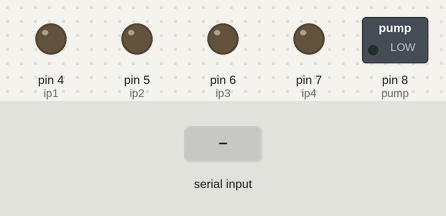
A sketch run on a simulated Arduino Uno, built with avr-gcc and run on an emulated ATmega328P. Shown: switched loads named in the sketch (green lamp = pin HIGH), output pins drawn as LEDs (lit = HIGH). Inputs (shaded band) come from the test bench.

Above: at 1.2 s.
1.3 s: "b" received over the second serial link
At 2.0 s:
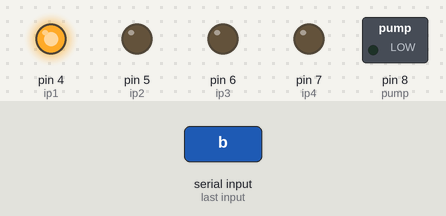
2.8 s: "f" received over the second serial link
At 3.1 s:
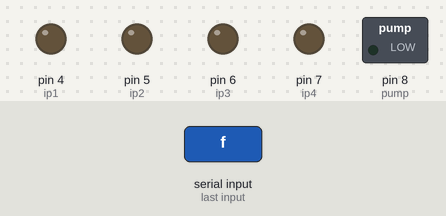
4.3 s: "l" received over the second serial link
At 5.4 s:
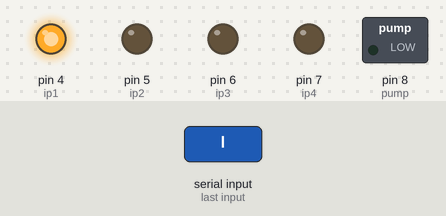
Timing chart, 0 to 7.3 s (numbered marks = the images above; inputs shaded):
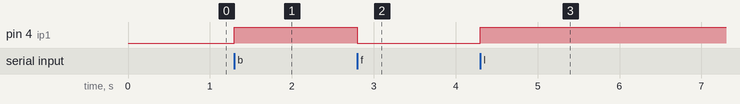

The sketch:

3_Water_pumping_robo_by_fire.ino
```cpp
#include<SoftwareSerial.h>

//connecting bluetooth to arduino
SoftwareSerial ss(2, 3);          //Rx, Tx

char varr = 0;
String inputstring = "";

#define ip1 4
#define ip2 5
#define ip3 6
#define ip4 7
#define pump 8

void setup() {
  //defining the pins
  pinMode(ip1, OUTPUT);
  pinMode(ip2, OUTPUT);
  pinMode(ip3, OUTPUT);
  pinMode(ip4, OUTPUT);
  pinMode(pump, OUTPUT);
  //setting all the values to zero initially
  digitalWrite(ip1, LOW);
  digitalWrite(ip2, LOW);
  digitalWrite(ip3, LOW);
  digitalWrite(ip4, LOW);
  digitalWrite(pump, LOW);
}


//function to move straight
int forward()
{
  digitalWrite(ip1, HIGH);
  digitalWrite(ip1, LOW);
  digitalWrite(ip1, HIGH);
  digitalWrite(ip1, LOW);
}
//function to move backward
int reverse()
{
  digitalWrite(ip1, LOW);
  digitalWrite(ip1, HIGH);
  digitalWrite(ip1, LOW);
  digitalWrite(ip1, HIGH);
}
//function to turn left
int left()
{
  digitalWrite(ip1, HIGH);
  digitalWrite(ip1, LOW);
  digitalWrite(ip1, LOW);
  digitalWrite(ip1, HIGH);
}
//function to trun right
int right()
{
  digitalWrite(ip1, LOW);
  digitalWrite(ip1, HIGH);
  digitalWrite(ip1, HIGH);
  digitalWrite(ip1, LOW);
}
//function to stop
int stopp()
{
  digitalWrite(ip1, LOW);
  digitalWrite(ip1, LOW);
  digitalWrite(ip1, LOW);
  digitalWrite(ip1, LOW);
}


void loop() {
  // get the values from the bluetooth
  while(ss.available() > 0)
  {
  varr = (char)ss.read();
  inputstring += varr;

  //moving the robot
  if(varr == 'f')
  {
    forward();
  }
  else if(varr == 'b')
  {
    reverse();
  }

  else if(varr == 'l')
  {
    left();
  }

  else if(varr == 'r')
  {
    right();
  }

  else if(varr == 's')
  {
    stopp();
  }
}

//Finding the temperature


}
```

Measured:
- after the input at 1.3 s, pin 4 (ip1): LOW → HIGH at once
- after the input at 2.8 s, pin 4 (ip1): HIGH → LOW at once
- after the input at 4.3 s, pin 4 (ip1): LOW → HIGH at once
